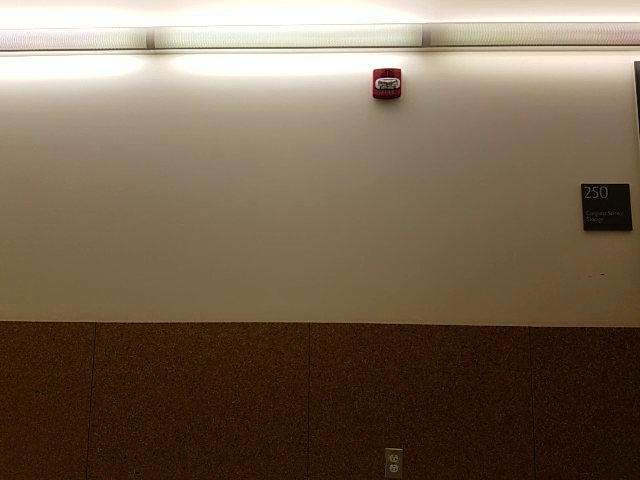
#> input picture frame 19 of nhungwave.mp4, 640 x 480 px
$ python greenscreen_fin.py   (Python 2 division)   (older library calls are emulated)
#> lines starting #> are read from the running program, lines starting #| are printed output that depends on the picture
#> the answer given: 1
#> the answer given: 1
"""
comments comments comments
"""
import copy
import sys

import numpy as np
import cv2
import cvk2

# [30 lines left out: function get_new_vids, not called in this run]


def avg_background(video, max_frames = 40):
    """
    Finds temporal average of each pixel over duration of video
    @PARAMS: video file name
    @RETURN: image representing temp avg of video (background)
    """
#> called with video = 'nhungwave.mp4', max_frames = 40
    video = cv2.VideoCapture(video)
    # Get video dimensions
    width = int(video.get(3))
    height = int(video.get(4))
    average_bg = np.zeros((height,width,3), dtype=np.float64)
    # Count frames to make sure we don't try to pull a frame that doesn't exist
    duration = int(video.get(7))
    duration = np.float64(min(duration, max_frames))
    for i in range(int(duration)):
            ret, frame = video.read()
            average_bg += (np.array(frame)/duration)
#> this loop made 31 passes
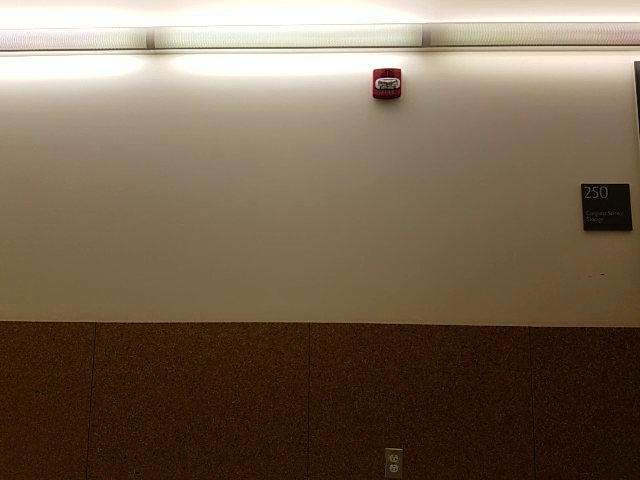
#> input picture frame 19 of nhungwave.mp4, 640 x 480 px
#> after the loop:
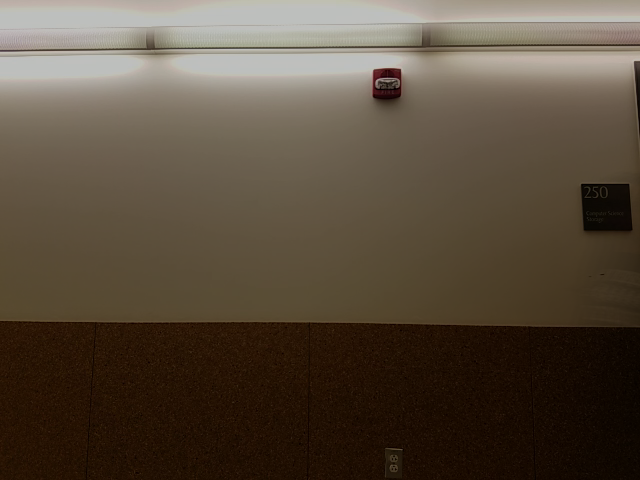
#> average_bg: shape (480, 640, 3) float64; mean B, G, R 60.8, 75.8, 88.3
    video.release()
    return average_bg


# [167 lines left out: functions assign_points, create_mask, morph_ops, edit_video, not called in this run]

def main():
    vid = int(raw_input("Welcome! Which video do you want to change?\n[1] One Person\n[2] Two People\n"))
    pref = int(raw_input("What do you want to do with your video?\n[1] Add threshold, morphology, CCA, and tracking to video\n[2] Perform [1] and change background to ocean\n[3] Peform 1 and change background to ___\n"))
    if vid == 1:
        video = 'nhungwave.mp4'
    else:
        video = 'walkingdown.mov'
    avg_bg = avg_background(video)
    if pref == 1:
        masked_vid, morphed_vid, final_vid = edit_video(video, avg_bg, 30)
    if pref == 2:
        masked_vid, morphed_vid, final_vid = edit_video(video, avg_bg, 30, 'horrgopro_14fps.avi')
    if pref == 3:
        masked_vid, morphed_vid, final_vid = edit_video(video, avg_bg, 30, 'horrgopro_14fps.avi')

main()

$ run again, starting later in the video
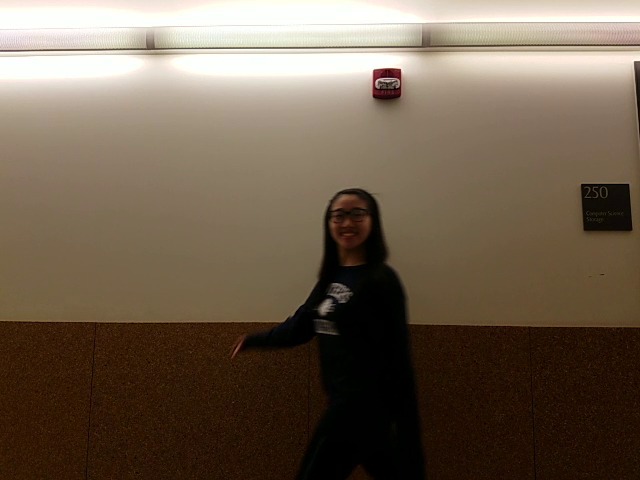
#> input picture frame 88 of nhungwave.mp4, 640 x 480 px
#> the loop in avg_background, `for i in range(int(duration)):` made 31 passes
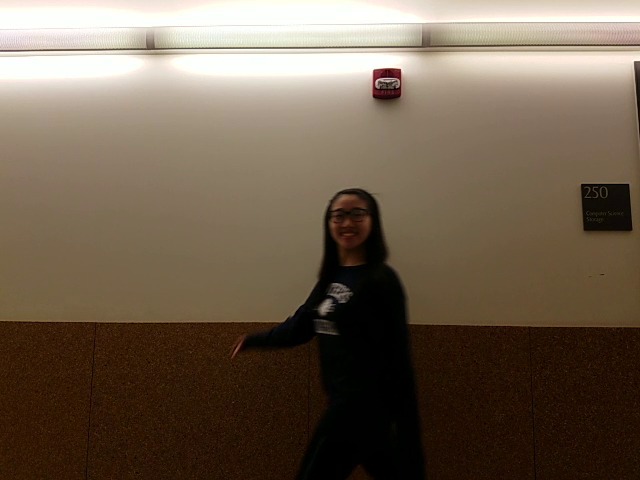
#> input picture frame 88 of nhungwave.mp4, 640 x 480 px
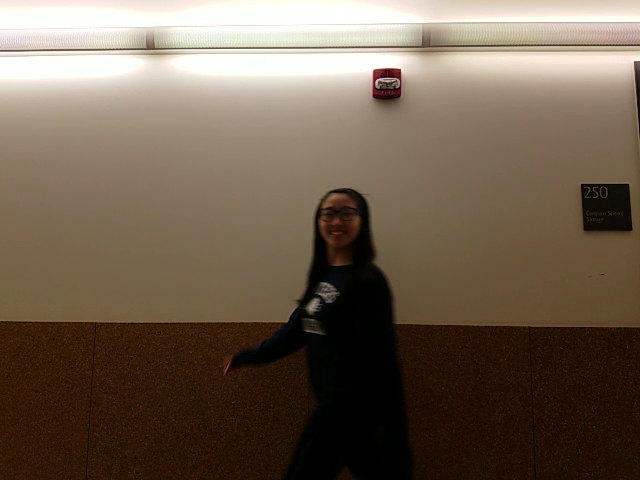
#> input picture frame 89 of nhungwave.mp4, 640 x 480 px
#> after the loop in avg_background, `for i in range(int(duration)):`:
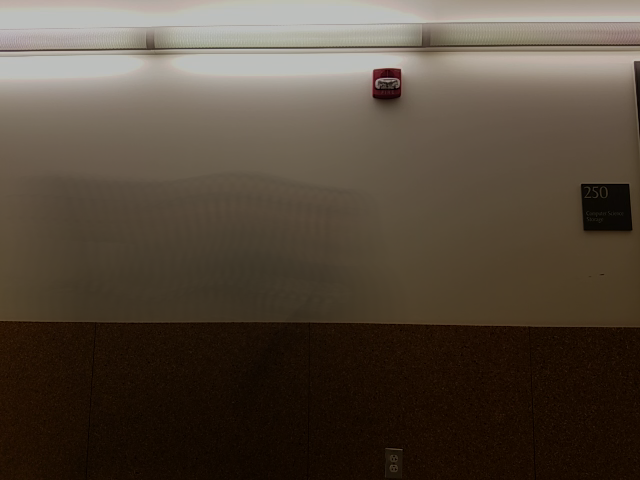
#> average_bg: shape (480, 640, 3) float64; mean B, G, R 59.3, 72, 83.7
